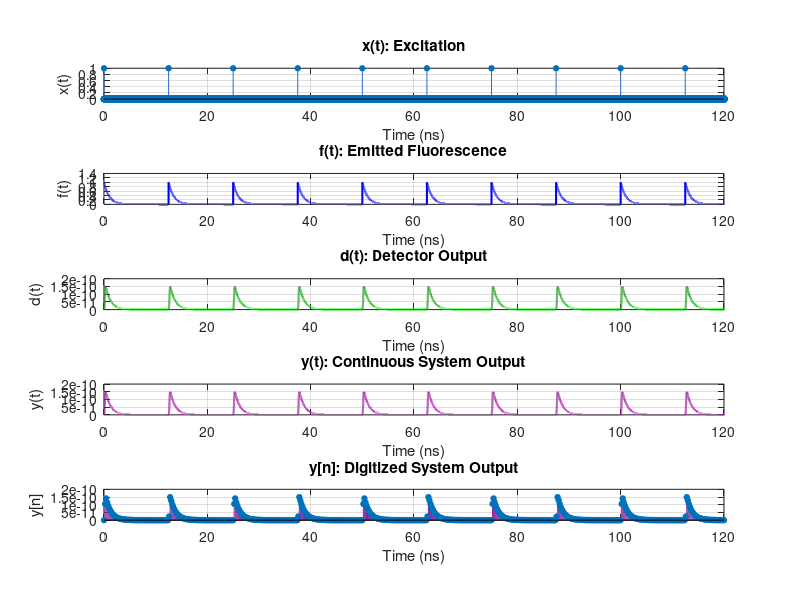

Write the MATLAB code that produced this figure. (Note: this script raises an error after producing the figure.)
% ESE 3510 — Case Study 2: Fluorescence Lifetime Analysis
% Authors: Samir Afsary, Alex Ge, Ahmad Hamzeh

% CONTENTS:
%   Task 1a — Time-domain signals (excitation, fluorescence, detection)
%   Task 1b — Frequency response H_f(jw): numerical vs. theoretical
%   Task 1c — Effect of detector IRF on sampled signal y[n]
%   Task 2a — Why 100 kHz cannot recover 100 MHz fluorescence (aliasing)
%   Task 2b — Heterodyne detection: mixing to a recoverable beat frequency
%   Task 2c — Phase/modulation lifetime estimation from heterodyne signal
%   Task 3a — Phasor equations verified on single-exponential IRF
%   Task 3b — Per-pixel phasor analysis of real FLIM data
%

close all; clear; clc;

%% Parameters 
tau     = 1e-9;         % Fluorescence lifetime
T_L     = 12.5e-9;      % Laser period 
f_L     = 1 / T_L;      % Laser frequency 
omega_L = 2*pi * f_L;   % Laser angular frequency 
T_S     = 0.2e-9;       % ADC sampling period [ns]
dt      = 0.001e-9;     % small DT to simulate CT

%% Task 1a - Time-domain signals (excitation, fluorescence, detection)

t = 0 : dt : 10*T_L - dt;   

% Create excitation impulse train
x = zeros(size(t));
for k = 0 : 9
    idx = round(k * T_L / dt) + 1;
    if idx <= length(t)
        x(idx) = 1 / dt;
    end
end

% Fluorescence IRF 
h_f = exp(-t / tau);     

% Calculate emitted fluorescence
f_full = conv(x, h_f) * dt;
f = f_full(1 : length(t));

% Detector IRF
sigma_t = 0.1e-9;
t0      = 0.175e-9;
h_d = exp(-(t - t0).^2 / sigma_t^2);

% Detector output
d_full = conv(f, h_d) * dt;
d = d_full(1 : length(t));

% Analog-to-Digital Conversion
step_size  = round(T_S / dt);
y_n        = d(1 : step_size : end);
t_discrete = t(1 : step_size : end);

% Plot functions
fig1 = figure('Name','Task 1a: Time-Domain Signals','NumberTitle','off', ...
              'Position',[50 50 900 750]);
% Excitation
subplot(5,1,1);
stem(t * 1e9, x * dt, 'filled', 'MarkerSize', 4, 'Color', [0.2 0.4 0.8]);
xlabel('Time (ns)'); ylabel('x(t)');
title('x(t): Excitation');
grid on; xlim([0,120]);

% Emission
subplot(5,1,2);
plot(t * 1e9, f, 'b', 'LineWidth', 1.5);
xlabel('Time (ns)'); ylabel('f(t)');
title('f(t): Emitted Fluorescence');
grid on; xlim([0,120]);

% Continuous Detector Output
subplot(5,1,3);
plot(t * 1e9, d, 'Color', [0.1 0.6 0.1], 'LineWidth', 1.5);
xlabel('Time (ns)'); ylabel('d(t)');
title('d(t): Detector Output');
grid on; xlim([0,120]);

% Continuous Output
subplot(5,1,4);
plot(t * 1e9, d, 'Color', [0.6 0.1 0.6], 'LineWidth', 1.5);
xlabel('Time (ns)'); ylabel('y(t)');
title('y(t): Continuous System Output');
grid on; xlim([0,120]);

% Digitized Output
subplot(5,1,5);
stem(t_discrete * 1e9, y_n, 'filled', 'MarkerSize', 4, 'Color', [0.6 0.1 0.6]);
xlabel('Time (ns)'); ylabel('y[n]');
title('y[n]: Digitized System Output');
grid on; xlim([0,120]);

sgtitle('Task 1a: Time-Domain Signals', 'FontSize', 13, 'FontWeight', 'bold');

exportgraphics(gcf, '../docs/figs/1atimedomain.jpg');

%% Task 1b - Frequency response H_f(jw): numerical vs. theoretical

dt_fine = dt / 100; 

% Recreate the time vector and the signal using the finer resolution
max_time = (length(h_f) - 1) * dt; 
t_fine = 0 : dt_fine : max_time; 
h_f_fine = exp(-t_fine/tau); 

% Numerical Frequency Response
N = length(h_f_fine);
H_f_num = fftshift(fft(h_f_fine)) * dt_fine; 
f_axis = (-N/2 : N/2-1) / (N * dt_fine);   

% Theoretical Frequency Response
omega_axis = 2*pi * f_axis;  
H_f_theory = tau ./ (1 + 1j * omega_axis * tau);

fig2 = figure('Name','Task 1b: Frequency Response H_f(jw)', ...
    'NumberTitle','off', 'Position',[50 50 900 550]);

% Magnitude
subplot(2,1,1);
plot(f_axis, abs(H_f_num),    'b-',  'LineWidth', 2.0); hold on;
plot(f_axis, abs(H_f_theory), 'r--', 'LineWidth', 1.5);
xlim([-5e9, 5e9]);  % Zoom in to ignore the edges
xlabel('Frequency (Hz)'); 
ylabel('|H_f(j\omega)|');
title('Magnitude');
legend('Numerical FFT', 'Theoretical');
grid on;

% Phase
subplot(2,1,2);
plot(f_axis, angle(H_f_num)*180/pi,    'b-',  'LineWidth', 2.0); hold on;
plot(f_axis, angle(H_f_theory)*180/pi, 'r--', 'LineWidth', 1.5);
xlim([-5e9, 5e9]); % Zoom in to ignore the edges
xlabel('Frequency (Hz)'); 
ylabel('Phase (degrees)');
title('Phase');
legend('Numerical FFT', 'Theoretical');
grid on;

sgtitle('Task 1b: Fluorescence Frequency Response H_f(j\omega)', ...
        'FontSize', 13, 'FontWeight', 'bold');
exportgraphics(gcf, '../docs/figs/1bfreqresponse.jpg');

%% Task 1c - Effect of detector IRF on sampled signal y[n]

%             fast,     medium,  slow   detectors
sigma_vals = [0.1e-9,   2.5e-9,  10.0e-9];
t0_vals =    [0.175e-9, 4e-9,    17e-9];
colors = {[0 0.4 1], [0.1 0.7 0.1], [0.8 0.1 0.1]};
labels = {'\sigma_t=0.1 ns, t_0=0.175 ns (fast)',  ...
          '\sigma_t=2.5 ns, t_0=4 ns (medium)', ...
          '\sigma_t=10.0 ns, t_0=17 ns (slow)'};

fig3 = figure('Name','Task 1c: Detector IRF Impact','NumberTitle','off', ...
              'Position',[50 50 1100 600]);

for k = 1 : 3
    % Build detector IRF
    h_dk = exp(-(t - t0_vals(k)).^2 / sigma_vals(k)^2);

    % Convolve fluorescence with this detector
    dk_full = conv(f, h_dk) * dt;
    dk = dk_full(1 : length(t));
    
    % Digitalize
    step_size  = round(T_S / dt);
    y_n        = dk(1 : step_size : end);
    t_discrete = t(1 : step_size : end);

    % Detector IRF
    subplot(2, 3, k);
    plot(t, h_dk, 'Color', colors{k}, 'LineWidth', 1);
    xlabel('Time (s)'); ylabel('h_d(t)');
    title(labels{k}); grid on;
    if k == 1
        xlim([0,4e-10]);
    elseif k == 2
        xlim([0,1e-8]);
    else
        xlim([0,4e-8]);
    end

    % y[n]
    subplot(2, 3, k+3);
    stem(t_discrete, y_n, 'Color', colors{k});
    xlabel('Time (s)'); ylabel('y[n]');
    title('y[n]');
    grid on;
    xlim([0,125e-9]);
end

sgtitle({'Detector IRF Impact on y[n]'}, 'FontSize', 12, ...
    'FontWeight', 'bold');
exportgraphics(gcf, '../docs/figs/1cdetectorchanges.jpg');

%% Task 2a - Why 100 kHz cannot recover 100 MHz fluorescence (aliasing)
f_L_hz = 100e6;               % Laser modulation frequency
omega_L_hz = 2*pi * f_L_hz;      

% Show aliasing visually over a 0.5 µs window
T_S_slow = 1e-5;                      
T_S_fast = 1e-11;
t_fast_s = 0 : T_S_fast : 2e-5;         
t_slow_s = 0 : T_S_slow : 2e-5;       

% Compute the output of the ground truth using convolution
x_fast = 1 + cos(omega_L_hz * t_fast_s);
x_slow = 1 + cos(omega_L_hz * t_slow_s);
h_f_fast = 1 / tau * exp(-t_fast_s / tau);
f_fast = conv(x_fast, h_f_fast) * T_S_fast;
f_fast = f_fast(1 : length(t_fast_s));

% Sample slower frequency emission from ground truth
step = round(T_S_slow / T_S_fast);
f_slow = f_fast(1:step:end);

% Calculate theoretical modulation depth and phase of the fluorescence
M = 1 / sqrt(1 + (omega_L_hz * tau)^2);
phi = -atan(omega_L_hz * tau); 

% Create upper/lower bounds for visualization
upper_bound = (1 + M) * ones(1, numel(t_fast_s));
lower_bound = (1 - M) * ones(1, numel(t_fast_s));

fig4 = figure('Name','Aliasing at 100 kHz','NumberTitle','off', ...
              'Position',[50 50 900 500]);

subplot(2,1,1);
plot(t_fast_s*1e6, x_fast, 'b', 'LineWidth', 1); hold on;
stem(t_slow_s*1e6, x_slow, 'r', 'filled', 'MarkerSize', 7);
xlabel('Time (\mus)'); ylabel('Amplitude');
title('Excitation x(t): Ground Truth 100 MHz vs. Sampled 100 kHz');
legend('True x(t)', '100 kHz samples'); grid on; xlim([0, 0.5]);

subplot(2,1,2);
plot(t_fast_s*1e6, f_fast, 'b', 'LineWidth', 1); hold on;
stem(t_slow_s*1e6, f_slow, 'r', 'filled', 'MarkerSize', 7);
plot(t_fast_s*1e6, upper_bound, 'LineWidth', 2, 'Color', 'green');
plot(t_fast_s*1e6, lower_bound, 'LineWidth', 2, 'Color', 'green');
xlabel('Time (\mus)'); ylabel('Amplitude');
title('Emission f(t)');
legend('True f(t)', '100 kHz samples', 'Amplitude Bounds'); grid on; 
xlim([0, 20]);

sgtitle(['100 kHz Sampling vs. Ground Truth of 100 MHz Excitation ' ...
    'and Emission Signals'], 'FontSize', 12, 'FontWeight', 'bold');
exportgraphics(gcf, '../docs/figs/2abound.jpg')

%% Task 2b - Heterodyne detection: mixing to a recoverable beat frequency

delta_f = 1e3;                         
f_n_hz = f_L_hz - delta_f;           
omega_n = 2*pi * f_n_hz;

T_S_mid = 1e-6;                      
t_mid = 0 : T_S_mid : 5e-3 - T_S_mid;         

f_mid = 1 + M * cos(omega_L_hz * t_mid + phi);  % Fluorescence
x_mid = 1 + cos(omega_L_hz * t_mid);            % Excitation
g = cos(omega_n * t_mid);                       % Mixer

mixed_f = (M/2)*cos((omega_L_hz - omega_n)*t_mid + phi);
mixed_x = (1/2)*cos((omega_L_hz - omega_n)*t_mid);

% FFT setup
N  = length(t_mid);
fs = 1/T_S_mid;
freq = (-N/2:N/2-1)*(fs/N);

Y_f = fftshift(fft(mixed_f));
Y_x = fftshift(fft(mixed_x));

% Time-domain plots
figure;
subplot(3,1,1);
plot(t_mid*1e3, g, 'LineWidth', 1.8);
xlabel('Time (ms)');
ylabel('g(t)');
title('Mixer Signal');
grid on;

subplot(3,1,2);
plot(t_mid*1e3, mixed_f, 'b', 'LineWidth', 1.8);
xlabel('Time (ms)');
ylabel('f_{det}(t)g(t)');
title('Low-Frequency Term After Mixing + LPF');
grid on;

subplot(3,1,3);
plot(t_mid*1e3, mixed_f, 'b', 'LineWidth', 1.8); hold on;
plot(t_mid*1e3, mixed_x, 'r', 'LineWidth', 1.8);
xlabel('Time (ms)');
ylabel('Amplitude');
title('After LPF: 1 kHz Beat Signal');
legend('Fluorescence beat', 'Reference beat');
grid on;

exportgraphics(gcf, '../docs/figs/2btimedomain.jpg')

% Frequency-domain plots
figure;
subplot(2,1,1);
plot(freq/1e3, abs(Y_f)/N, 'b', 'LineWidth', 1.8); hold on;
plot(freq/1e3, abs(Y_x)/N, 'r', 'LineWidth', 1.8);
xlabel('Frequency (kHz)');
ylabel('Magnitude');
title('Magnitude of Beat Signals');
legend('Fluorescence beat', 'Reference beat');
xlim([-5 5]);
grid on;

subplot(2,1,2);
plot(freq/1e3, angle(Y_f), 'b', 'LineWidth', 1.8); hold on;
plot(freq/1e3, angle(Y_x), 'r', 'LineWidth', 1.8);
xlabel('Frequency (kHz)');
ylabel('Phase [rad]');
title('Phase of Beat Signals');
legend('Fluorescence beat', 'Reference beat');
xlim([-5 5]);
grid on;

exportgraphics(gcf, '../docs/figs/2bfreqdomain.jpg')

%% Task 2c - Phase/modulation lifetime estimation from heterodyne signal

[~, k_beat] = min(abs(freq - delta_f));

phase_f = angle(Y_f(k_beat));
phase_x = angle(Y_x(k_beat));

delta_phi = angle(exp(1j*(phase_f - phase_x)));   % wrapped phase difference
delta_M   = abs(Y_f(k_beat)) / abs(Y_x(k_beat));  % modulation ratio

% Lifetime estimates
tau_from_phase = -tan(delta_phi) / omega_L_hz * 1e9;   
tau_from_mod   = sqrt(max(0, 1/delta_M^2 - 1)) / omega_L_hz * 1e9;

figure;
plot(t_mid*1e3, mixed_x, 'r', 'LineWidth', 1.8); hold on;
plot(t_mid*1e3, mixed_f, 'b', 'LineWidth', 1.8);
xlabel('Time (ms)');
ylabel('Amplitude');
title(sprintf('Beat Signals: \\Delta\\phi = %.2f^\\circ, \\Delta M = %.3f', ...
      delta_phi*180/pi, delta_M));
legend('Excitation beat (reference)', 'Fluorescence beat');
grid on;
xlim([0 5]);

exportgraphics(gcf, '../docs/figs/2clifetime.jpg')
%% TASK 3a: Phasor Equations — Verification on Single Exponential

fs_adc = 100e3;                  % ADC sampling frequency [Hz]

Ts_adc = 1/fs_adc;

t_adc  = t_mid(1):Ts_adc:t_mid(end);

yf_adc = interp1(t_mid, y_f, t_adc, 'linear');

yx_adc = interp1(t_mid, y_x, t_adc, 'linear');

% Extract phase and amplitude at the beat frequency

N = length(t_adc);

Yf = fft(yf_adc);

Yx = fft(yx_adc);

k = round(delta_f*N/fs_adc) + 1;  % MATLAB index for beat bin

phase_f = angle(Yf(k));

phase_x = angle(Yx(k));

delta_phi = angle(exp(1j*(phase_f - phase_x)));  % wrapped phase difference

delta_M   = abs(Yf(k)) / abs(Yx(k));             % modulation ratio

% Estimate lifetime

tau_phase = -tan(delta_phi)/omega_L;                       % [s]

tau_mod   = sqrt(max(0, 1/delta_M^2 - 1))/omega_L;          % [s]

fprintf('=== Task 2c ===\n');

fprintf('Delta phi = %.4f rad = %.2f deg\n', delta_phi, delta_phi*180/pi);

fprintf('Delta M   = %.4f\n', delta_M);

fprintf('Tau from phase      = %.4f ns\n', tau_phase*1e9);

fprintf('Tau from modulation = %.4f ns\n', tau_mod*1e9);

fprintf('True tau            = %.4f ns\n', tau*1e9);

% Plot time-domain comparison

figure;

subplot(2,1,1);

plot(t_adc*1e3, yx_adc, 'LineWidth', 1.5); hold on;

plot(t_adc*1e3, yf_adc, 'LineWidth', 1.5);

xlabel('Time (ms)');

ylabel('Amplitude');

title('Reference and Fluorescence Beat Signals');

legend('Excitation reference', 'Fluorescence');

grid on;

% Plot frequency-domain magnitude

f_ax = (0:N-1)*(fs_adc/N);

subplot(2,1,2);

plot(f_ax/1e3, abs(Yx)/N, 'LineWidth', 1.5); hold on;

plot(f_ax/1e3, abs(Yf)/N, 'LineWidth', 1.5);

xlabel('Frequency (kHz)');

ylabel('Magnitude');

title(sprintf('\\Delta\\phi = %.2f^\\circ, \\Delta M = %.3f, \\tau = %.3f ns', ...
      delta_phi*180/pi, delta_M, tau_phase*1e9));

legend('Excitation reference', 'Fluorescence');

xlim([0 5]);

grid on;





% % Analytical phasor for tau = 1 ns, omega_L in rad/ns
% g_theory_3a = 1 / (1 + (omega_L * tau)^2);
% s_theory_3a = (omega_L * tau) / (1 + (omega_L * tau)^2);
% tau_from_phasor_theory = s_theory_3a / (omega_L * g_theory_3a);
% 
% % Numerical phasor: integrate h_f over one period using trapezoidal rule
% t_phasor  = 0 : 0.001 : T_L;             % Fine grid [ns]
% h_f_p     = exp(-t_phasor / tau);         % IRF samples
% 
% norm_hf   = trapz(t_phasor, h_f_p);
% g_num_3a  = trapz(t_phasor, h_f_p .* cos(omega_L * t_phasor)) / norm_hf;
% s_num_3a  = trapz(t_phasor, h_f_p .* sin(omega_L * t_phasor)) / norm_hf;
% tau_from_phasor_num = s_num_3a / (omega_L * g_num_3a);
% 
% fprintf('=== Task 3a: Phasor Verification (tau = %.1f ns) ===\n', tau);
% fprintf('Theoretical: g=%.4f  s=%.4f  tau=%.4f ns\n', ...
%         g_theory_3a, s_theory_3a, tau_from_phasor_theory);
% fprintf('Numerical:   g=%.4f  s=%.4f  tau=%.4f ns\n\n', ...
%         g_num_3a, s_num_3a, tau_from_phasor_num);
% 
% % Universal semicircle: all single-exponential lifetimes lie on this curve
% theta_sc = linspace(0, pi, 500);
% g_sc = 0.5 + 0.5*cos(theta_sc);
% s_sc = 0.5*sin(theta_sc);
% 
% % Mark several tau values on the semicircle for reference
% tau_marks = [0.2, 0.4, 0.8, 1.0, 2.0, 4.0, 8.0];
% 
% fig8 = figure('Name','Task 3a: Phasor Diagram','NumberTitle','off', ...
%               'Position',[50 50 700 500]);
% plot(g_sc, s_sc, 'k-', 'LineWidth', 2); hold on;
% 
% for tm = tau_marks
%     g_tm = 1 / (1 + (omega_L*tm)^2);
%     s_tm = (omega_L*tm) / (1 + (omega_L*tm)^2);
%     plot(g_tm, s_tm, 'ko', 'MarkerSize', 6, 'MarkerFaceColor', [0.7 0.7 0.7]);
%     text(g_tm + 0.02, s_tm + 0.01, sprintf('%.1f ns', tm), 'FontSize', 8);
% end
% 
% plot(g_theory_3a, s_theory_3a, 'ro', 'MarkerSize', 12, 'MarkerFaceColor', 'r');
% plot(g_num_3a,    s_num_3a,    'b+', 'MarkerSize', 12, 'LineWidth', 2.5);
% 
% xlabel('g  (in-phase component)', 'FontSize', 11);
% ylabel('s  (quadrature component)', 'FontSize', 11);
% title(sprintf('Phasor Diagram — \\tau = %.1f ns lies on the universal semicircle', tau), ...
%       'FontSize', 11);
% legend('Universal semicircle','Lifetime labels','Theoretical','Numerical', ...
%        'Location','northwest');
% grid on; axis equal; xlim([0, 1]); ylim([0, 0.6]);
% 
% sgtitle('Task 3a: Phasor Components g and s', ...
%         'FontSize', 13, 'FontWeight', 'bold');


%% TASK 3b: Phasor Analysis of Real FLIM Data

fprintf('=== Task 3b: Loading FLIM data ===\n');

% Try current directory first, then ../input/ for submission folder structure
try
    load('data\FLIMhistogram.mat');
    fprintf('Loaded FLIMhistogram from current directory.\n');
catch
    try
        load('../input/FLIMhistogram.mat');
        fprintf('Loaded FLIMhistogram from ../input/\n');
    catch
        error(['FLIMhistogram.mat not found. ', ...
               'Place it in the same folder as main.m and re-run.']);
    end
end

% Time axis (given in starter code)
timeRes_FLIM = 0.1280;    % Time bin width [ns]
time_FLIM    = timeRes_FLIM * (0 : size(FLIMhistogram,3)-1);  % [ns]

% Laser period and angular frequency for phasor computation
T_L_FLIM     = 12.5;                    % [ns]
omega_L_FLIM = 2*pi / T_L_FLIM;        % [rad/ns]

[Nx, Ny, Nt] = size(FLIMhistogram);
fprintf('Image size: %d x %d pixels, %d time bins (%.3f ns/bin)\n', ...
        Nx, Ny, Nt, timeRes_FLIM);

% Reshape to (Npix × Nt) matrix for vectorized phasor computation
H = reshape(double(FLIMhistogram), Nx*Ny, Nt);

% Precompute cosine and sine vectors at the fundamental laser frequency
cos_vec = cos(omega_L_FLIM * time_FLIM);   % 1×Nt
sin_vec = sin(omega_L_FLIM * time_FLIM);   % 1×Nt

% Total photon count per pixel (the normalization denominator)
norm_H = sum(H, 2);    % Npix×1

% Only compute phasor for pixels with enough photons to be meaningful
valid = (norm_H > 10);

g_vec = zeros(Nx*Ny, 1);
s_vec = zeros(Nx*Ny, 1);

% Vectorized dot products: each row of H times cos_vec/sin_vec
g_vec(valid) = (H(valid, :) * cos_vec') ./ norm_H(valid);
s_vec(valid) = (H(valid, :) * sin_vec') ./ norm_H(valid);

% Lifetime from phasor: tau = s / (omega_L * g)
tau_vec = s_vec ./ (omega_L_FLIM * g_vec);

% Reshape phasor components and lifetime back to image grids
g_map   = reshape(g_vec, Nx, Ny);
s_map   = reshape(s_vec, Nx, Ny);
tau_map = reshape(tau_vec, Nx, Ny);

% Mask pixels with unphysical lifetimes (empty, negative, or > 6 ns)
tau_map(~reshape(valid, Nx, Ny)) = NaN;
tau_map(tau_map < 0)  = NaN;
tau_map(tau_map > 6)  = NaN;

fprintf('Mean   lifetime (valid pixels): %.3f ns\n', mean(tau_map(:), 'omitnan'));
fprintf('Median lifetime (valid pixels): %.3f ns\n', median(tau_map(:), 'omitnan'));

% ---- Figure 9: Lifetime Image ----
fig9 = figure('Name','Task 3b: Fluorescence Lifetime Image','NumberTitle','off', ...
              'Position',[50 50 700 650]);

imagesc(tau_map, [0, 3]);   % Color range 0–3 ns (typical for NAD(P)H)
colormap(jet);
cb = colorbar;
cb.Label.String = 'Lifetime \tau (ns)';
cb.FontSize = 11;
axis image; axis off;
title({'Fluorescence Lifetime Image', ...
       'NAD(P)H in Breast Cancer Cells (2-photon FLIM)'}, 'FontSize', 12);

% ---- Figure 10: Sample Pixel Decay Curves ----
% Find the pixel with the highest photon count as a representative example
[~, idx_best] = max(norm_H);
[px_b, py_b]  = ind2sub([Nx, Ny], idx_best);

% Find a second pixel: nearest to the median lifetime among bright pixels
tau_valid_vec = tau_vec;
tau_valid_vec(~valid | tau_vec < 0 | tau_vec > 6) = NaN;
tau_median_val = median(tau_valid_vec(:), 'omitnan');
bright_idx     = find(valid & norm_H > 50);
[~, offset]    = min(abs(tau_valid_vec(bright_idx) - tau_median_val));
idx_med        = bright_idx(offset);
[px_m, py_m]   = ind2sub([Nx, Ny], idx_med);

fig10 = figure('Name','Task 3b: Sample Decay Curves','NumberTitle','off', ...
               'Position',[50 50 900 420]);

for kk = 1:2
    if kk == 1
        px = px_b; py = py_b; lbl = 'Brightest pixel';
    else
        px = px_m; py = py_m; lbl = 'Median-lifetime pixel';
    end
    subplot(1,2,kk);
    decay = squeeze(FLIMhistogram(px, py, :));
    plot(time_FLIM, decay, 'b.-', 'LineWidth', 1.5, 'MarkerSize', 8); hold on;
    tau_px = tau_map(px, py);
    if ~isnan(tau_px) && tau_px > 0
        A_fit = max(decay);
        plot(time_FLIM, A_fit * exp(-time_FLIM / tau_px), 'r--', 'LineWidth', 1.8);
        legend('Data', sprintf('Phasor \\tau = %.2f ns', tau_px), ...
               'Location','northeast');
    end
    xlabel('Time (ns)'); ylabel('Photon Count');
    title(sprintf('%s (%d,%d)', lbl, px, py)); grid on;
end

sgtitle('Task 3b: Sample Pixel Fluorescence Decay Curves', ...
        'FontSize', 12, 'FontWeight', 'bold');

% ---- Figure 11: Phasor Plot (density image) ----
% Extract valid phasor points in physical range
valid_pts = valid & g_vec > 0 & g_vec < 1 & s_vec >= 0 & s_vec < 0.6;
g_pts     = g_vec(valid_pts);
s_pts     = s_vec(valid_pts);

% Build 2D density histogram (log scale avoids bright-pixel dominance)
g_edges  = linspace(0, 1,   201);
s_edges  = linspace(0, 0.55, 151);
[counts, ~, ~] = histcounts2(g_pts, s_pts, g_edges, s_edges);
g_ctrs   = (g_edges(1:end-1) + g_edges(2:end)) / 2;
s_ctrs   = (s_edges(1:end-1) + s_edges(2:end)) / 2;

fig11 = figure('Name','Task 3b: Phasor Plot','NumberTitle','off', ...
               'Position',[50 50 800 580]);

imagesc(g_ctrs, s_ctrs, log1p(counts'));   % Transpose: x=g, y=s
set(gca, 'YDir', 'normal');
colormap(hot);
cb2 = colorbar;
cb2.Label.String = 'log(1 + pixel count)';
hold on;

% Overlay universal semicircle
plot(g_sc, s_sc, 'w-', 'LineWidth', 2);

% Mark lifetime values on the semicircle
tau_labels_flim = [0.2, 0.4, 0.8, 1.0, 1.6, 2.0, 3.2, 4.0];
for tl = tau_labels_flim
    g_tl = 1 / (1 + (omega_L_FLIM * tl)^2);
    s_tl = (omega_L_FLIM * tl) / (1 + (omega_L_FLIM * tl)^2);
    plot(g_tl, s_tl, 'wo', 'MarkerSize', 5, 'MarkerFaceColor', 'w');
    text(g_tl + 0.01, s_tl + 0.01, sprintf('%.1f ns', tl), ...
         'Color', 'w', 'FontSize', 8);
end

xlabel('g  (in-phase)', 'FontSize', 11);
ylabel('s  (quadrature)', 'FontSize', 11);
title({'Task 3b: Phasor Plot — All Pixels', ...
       'Pixel density (hot colormap, log scale); white curve = universal semicircle'}, ...
      'FontSize', 11);
xlim([0, 1]); ylim([0, 0.55]); grid on;

sgtitle('Task 3b: FLIM Phasor Plot', 'FontSize', 13, 'FontWeight', 'bold');

fprintf('\nAll tasks complete — %d figures generated.\n', 11);
%
%  Data: FLIMhistogram.mat  —  512×512 spatial pixels, ~98 time bins
%  Each pixel contains a time-resolved photon count histogram h[n].
%  Laser: 80 MHz two-photon excitation => T_L = 12.5 ns.
%
%  Per-pixel phasor:
%    g_px = sum( h[n]*cos(omega_L*t[n]) ) / sum( h[n] )
%    s_px = sum( h[n]*sin(omega_L*t[n]) ) / sum( h[n] )
%    tau_px = s_px / (omega_L * g_px)
%
%  Expected results for NAD(P)H in cancer cells:
%    Free  NAD(P)H: tau ~ 0.3–0.5 ns
%    Bound NAD(P)H: tau ~ 1–4 ns
%    (Points cluster inside the semicircle for mixed/multi-exponential pixels)
% =========================================================================
